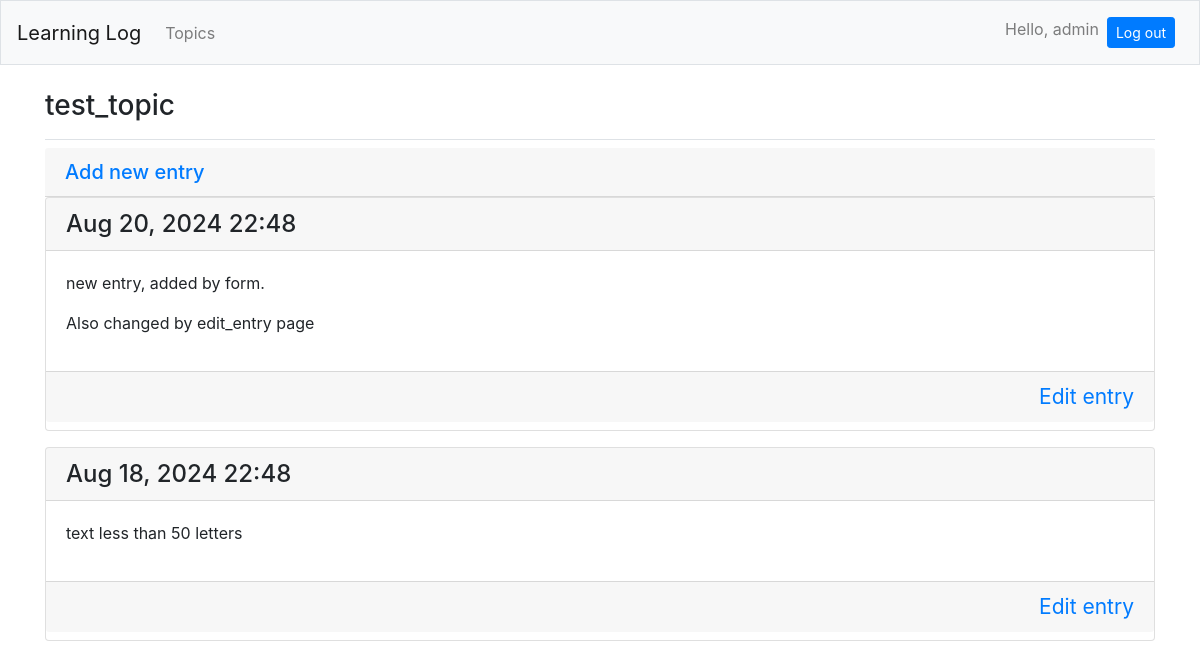
/topics/3/ (signed in), run on an earlier commit of the app's database.
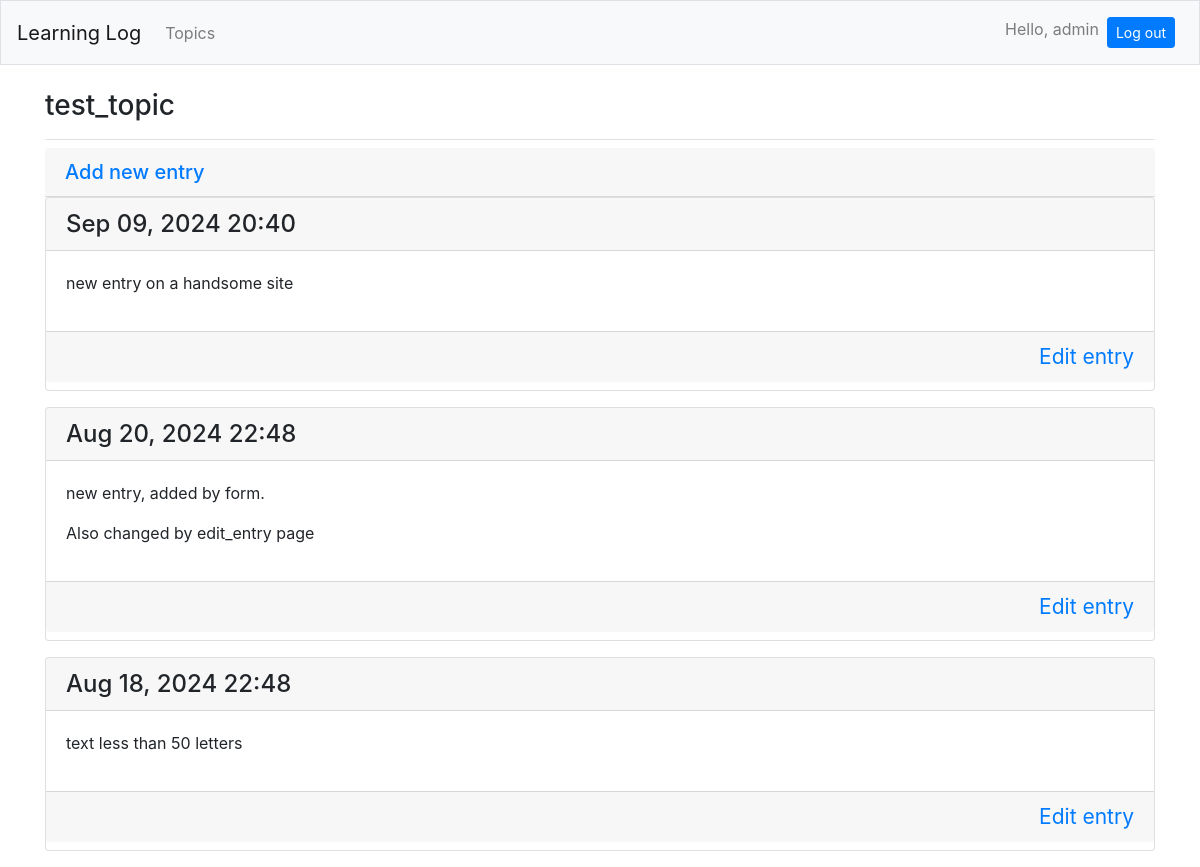
And on a later commit of the database.
### learning_logs/models.py (models this page shows, shortened)
class Topic(models.Model):
	text = models.CharField(max_length=200)
	date_added = models.DateTimeField(auto_now_add=True)
	owner = models.ForeignKey(User, on_delete=models.CASCADE)
	def __str__(self):
		return self.text

class Entry(models.Model):
	topic = models.ForeignKey(Topic, on_delete=models.CASCADE)
	text = models.TextField()
	date_added  = models.DateTimeField(auto_now_add=True)
	class Meta:
		verbose_name_plural = 'entries'

### learning_logs/views.py (the view)
# urls.py: path('topics/<int:topic_id>/', views.topic, name='topic'),
@login_required
def topic(request, topic_id):
	topic = Topic.objects.get(id=topic_id)
	if topic.owner != request.user:
		raise Http404
	entries = topic.entry_set.order_by('-date_added')
	context = {'topic': topic, 'entries': entries}
	return render(request, 'learning_logs/topic.html', context)

### learning_logs/templates/learning_logs/topic.html
{% extends "learning_logs/base.html" %}
{% block page_header %}
	<h3>{{ topic }}</h3>
{% endblock page_header %}
{% block content %}
	<h5 class="card-header">
		<a href="{% url 'learning_logs:new_entry' topic.id %}">Add new entry</a>
	</h5>
		{% for entry in entries %}
			<div class="card mb-3">
				<h4 class="card-header">
					{{ entry.date_added|date:'M d, Y H:i' }}
				</h4>
				<div class="card-body">
					{{ entry.text|linebreaks }}
				</div>
				<h4 class="card-footer">
					<small><a class="float-right" href="{% url 'learning_logs:edit_entry' entry.id %}">
						Edit entry</a></small>
				</h4>
			</div>
		{% empty %}
			<p>There are no entries for this topic yet</p>
		{% endfor %}
{% endblock content %}

### learning_logs/templates/learning_logs/base.html (shortened to what this page needs)
{% load bootstrap4 %}
<!DOCTYPE html>
<html>
<head>
	{% bootstrap_css %}
</head>
<body>
	<nav class="navbar navbar-expand-md navbar-light bg-light mb-4 border">
		<a class="navbar-brand" href="{% url 'learning_logs:index' %}">
			Learning Log</a>
	   	<div class="collapse navbar-collapse" id="navbarCollapse">
	   		<ul class="navbar-nav mr-auto">
	   			<li class="nav-item">
	   				<a class="nav-link" href="{% url 'learning_logs:topics' %}">
	   					Topics</a></li>
	   		</ul>
	   		<ul class="navbar-nav ml-auto">
	   			{% if user.is_authenticated %}
	   				<li class="nav-item">
	   					<span class="navbar-text">Hello, {{ user.username }}</span>
	   				</li>
	   				<li class="nav-item">
	   					<form method="post" class="nav-link" action="{% url 'users:logout' %}">
	   						<button class="btn btn-sm btn-primary" type="submit">Log out</button>
	   					</form>
	   				</li>
	   			{% endif %}
	   		</ul>
	   	</div>
	</nav>
	<main role="main" class="container">
		<div class="pb-2 mb-2 border-bottom">
			{% block page_header %}{% endblock page_header %}
		</div>
		<div>
			{% block content %}{% endblock content %}
		</div>
	</main>
</body>
</html>

What changed in the data, as far as the page shows it:
added Entry: date_added "Sep 09, 2024 20:40", text "new entry on a handsome site"
